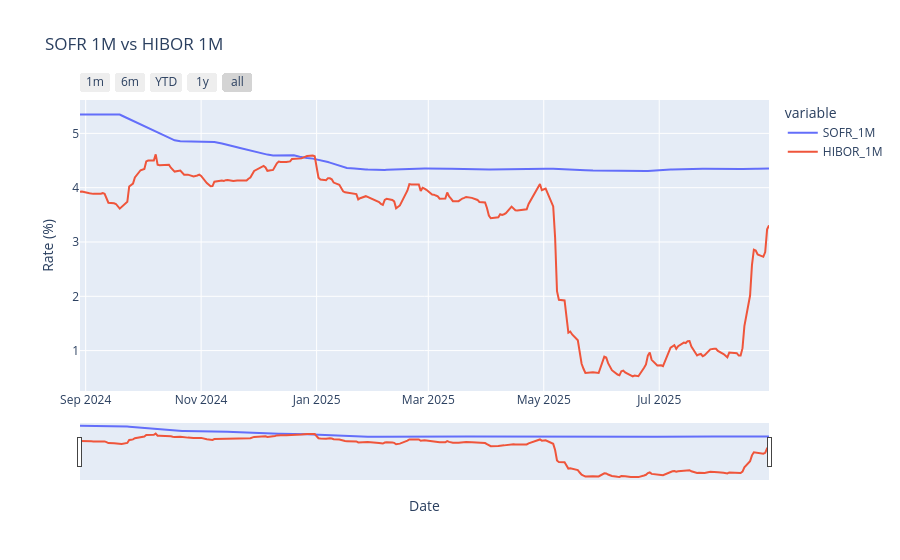

The notebook cell this image was saved under:
### Code cell
hibor_sofr_fig = px.line(
    hibor_sofr_df,
    x='date',
    y=['SOFR_1M', 'HIBOR_1M'],
    title='SOFR 1M vs HIBOR 1M',
    labels={'value': 'Rate (%)', 'date': 'Date'}
)


hibor_sofr_fig.update_layout(xaxis_rangeslider_visible=True)

hibor_sofr_fig.update_xaxes(
    rangeslider_visible=True,
    rangeselector=dict(
        buttons=list([
            dict(count=1, label="1m", step="month", stepmode="backward"),
            dict(count=6, label="6m", step="month", stepmode="backward"),
            dict(count=1, label="YTD", step="year", stepmode="todate"),
            dict(count=1, label="1y", step="year", stepmode="backward"),
            dict(step="all")
        ])
    )
)

hibor_sofr_fig.show()

### Figure 1 — Plotly figure (JSON) as saved in the notebook; plotly's stock layout.template omitted (floating-point values rounded to 4 significant figures; data arrays with more than 128 entries replaced by an {"elided": "..."} marker saying what was removed)
{"data": [{"hovertemplate": "variable=SOFR_1M<br>Date=%{x}<br>Rate (%)=%{y}<extra></extra>", "legendgroup": "SOFR_1M", "line": {"color": "#636efa", "dash": "solid"}, "marker": {"symbol": "circle"}, "mode": "lines", "name": "SOFR_1M", "orientation": "v", "showlegend": true, "type": "scatter", "x": {"elided": "235 str values"}, "xaxis": "x", "y": {"elided": "235 float values"}, "yaxis": "y"}, {"hovertemplate": "variable=HIBOR_1M<br>Date=%{x}<br>Rate (%)=%{y}<extra></extra>", "legendgroup": "HIBOR_1M", "line": {"color": "#EF553B", "dash": "solid"}, "marker": {"symbol": "circle"}, "mode": "lines", "name": "HIBOR_1M", "orientation": "v", "showlegend": true, "type": "scatter", "x": {"elided": "235 str values"}, "xaxis": "x", "y": {"elided": "235 float values"}, "yaxis": "y"}], "layout": {"legend": {"title": {"text": "variable"}, "tracegroupgap": 0}, "title": {"text": "SOFR 1M vs HIBOR 1M"}, "xaxis": {"anchor": "y", "domain": [0, 1], "rangeselector": {"buttons": [{"count": 1, "label": "1m", "step": "month", "stepmode": "backward"}, {"count": 6, "label": "6m", "step": "month", "stepmode": "backward"}, {"count": 1, "label": "YTD", "step": "year", "stepmode": "todate"}, {"count": 1, "label": "1y", "step": "year", "stepmode": "backward"}, {"step": "all"}]}, "rangeslider": {"visible": true}, "title": {"text": "Date"}}, "yaxis": {"anchor": "x", "domain": [0, 1], "title": {"text": "Rate (%)"}}}}
